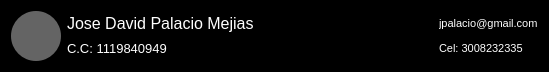
<?xml version="1.0" encoding="UTF-8"?>
<ui version="4.0">
 <class>Frame</class>
 <widget class="QFrame" name="Frame">
  <property name="geometry">
   <rect>
    <x>0</x>
    <y>0</y>
    <width>549</width>
    <height>68</height>
   </rect>
  </property>
  <property name="windowTitle">
   <string>Frame</string>
  </property>
  <property name="styleSheet">
   <string notr="true">background-color: rgb(0, 0, 0);</string>
  </property>
  <layout class="QHBoxLayout" name="horizontalLayout">
   <item>
    <widget class="QFrame" name="frame">
     <property name="minimumSize">
      <size>
       <width>50</width>
       <height>50</height>
      </size>
     </property>
     <property name="maximumSize">
      <size>
       <width>50</width>
       <height>50</height>
      </size>
     </property>
     <property name="styleSheet">
      <string notr="true">background-color: rgb(100, 100, 100);
border-radius:25px;</string>
     </property>
     <property name="frameShape">
      <enum>QFrame::StyledPanel</enum>
     </property>
     <property name="frameShadow">
      <enum>QFrame::Raised</enum>
     </property>
    </widget>
   </item>
   <item>
    <layout class="QVBoxLayout" name="verticalLayout">
     <property name="spacing">
      <number>0</number>
     </property>
     <item>
      <widget class="QLabel" name="label">
       <property name="font">
        <font>
         <pointsize>12</pointsize>
        </font>
       </property>
       <property name="styleSheet">
        <string notr="true">color: rgb(255, 255, 255);</string>
       </property>
       <property name="text">
        <string>Jose David Palacio Mejias</string>
       </property>
      </widget>
     </item>
     <item>
      <widget class="QLabel" name="label_2">
       <property name="font">
        <font>
         <pointsize>10</pointsize>
        </font>
       </property>
       <property name="styleSheet">
        <string notr="true">color: rgb(255, 255, 255);</string>
       </property>
       <property name="text">
        <string>C.C: 1119840949</string>
       </property>
      </widget>
     </item>
    </layout>
   </item>
   <item>
    <spacer name="horizontalSpacer">
     <property name="orientation">
      <enum>Qt::Horizontal</enum>
     </property>
     <property name="sizeHint" stdset="0">
      <size>
       <width>184</width>
       <height>20</height>
      </size>
     </property>
    </spacer>
   </item>
   <item>
    <layout class="QVBoxLayout" name="verticalLayout_2">
     <property name="spacing">
      <number>0</number>
     </property>
     <item>
      <widget class="QLabel" name="label_3">
       <property name="font">
        <font>
         <pointsize>8</pointsize>
        </font>
       </property>
       <property name="styleSheet">
        <string notr="true">color: rgb(255, 255, 255);</string>
       </property>
       <property name="text">
        <string>jpalacio@gmail.com</string>
       </property>
      </widget>
     </item>
     <item>
      <widget class="QLabel" name="label_4">
       <property name="font">
        <font>
         <pointsize>8</pointsize>
        </font>
       </property>
       <property name="styleSheet">
        <string notr="true">color: rgb(255, 255, 255);</string>
       </property>
       <property name="text">
        <string>Cel: 3008232335</string>
       </property>
      </widget>
     </item>
    </layout>
   </item>
  </layout>
 </widget>
 <resources/>
 <connections/>
</ui>
